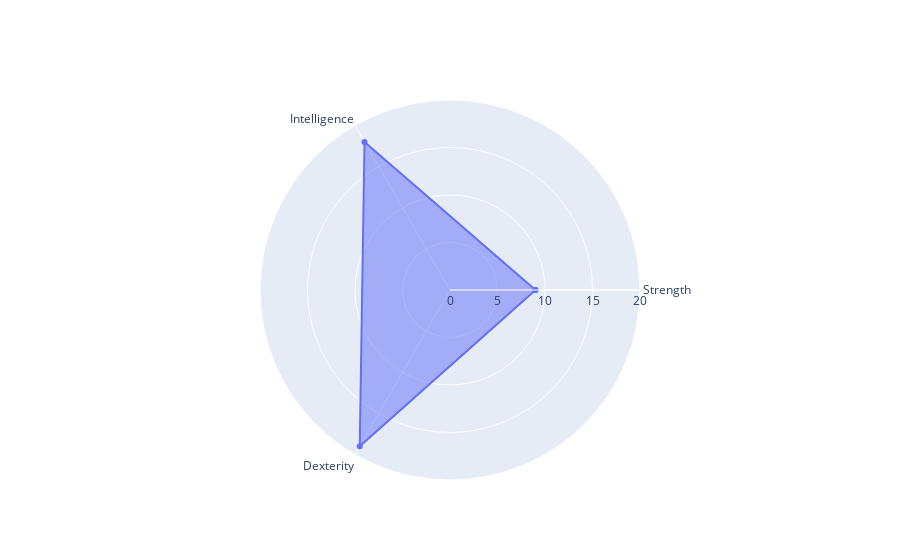

Write notebook code for a chart like this one.
### Code cell
import ipywidgets as widgets
from IPython.display import display, HTML, Javascript
import random
import json
import plotly.graph_objs as go

COLOR_SCHEME = {
    'background': '#2b2b2b',
    'text': '#FFFFFF',
    'primary': '#3498DB',
    'secondary': '#E74C3C',
    'accent': '#2ECC71',
    'hover': '#9b9b9b',
}

styles = f"""
<style>
    #inventory-container {{
        width: 100%;
        max-width: 600px;
        margin: 0 auto;
    }}
    .inventory-grid {{
        display: grid;
        grid-template-columns: repeat(5, 1fr);
        gap: 10px;
        padding: 20px;
        background-color: {COLOR_SCHEME['background']};
    }}
    .item {{
        width: 60px;
        height: 60px;
        background-color: {COLOR_SCHEME['primary']};
        border: 2px solid {COLOR_SCHEME['accent']};
        display: flex;
        justify-content: center;
        align-items: center;
        font-weight: bold;
        color: {COLOR_SCHEME['text']};
        cursor: move;
        position: relative;
    }}
    .item:hover {{
        background-color: {COLOR_SCHEME['hover']};
    }}
    .tooltip {{
        visibility: hidden;
        width: 120px;
        background-color: {COLOR_SCHEME['secondary']};
        color: {COLOR_SCHEME['text']};
        text-align: center;
        border-radius: 6px;
        padding: 5px;
        position: absolute;
        z-index: 1;
        bottom: 125%;
        left: 50%;
        margin-left: -60px;
        opacity: 0;
        transition: opacity 0.3s;
    }}
    .item:hover .tooltip {{
        visibility: visible;
        opacity: 1;
    }}
    .control-panel {{
        margin-top: 20px;
        display: flex;
        justify-content: space-around;
    }}
    .character-stats {{
        display: flex;
        align-items: center;
        margin-top: 20px;
        background-color: {COLOR_SCHEME['background']};
        padding: 20px;
        border-radius: 8px;
        color: {COLOR_SCHEME['text']};
    }}
    .character-image {{
        width: 100px;
        height: 100px;
        background-color: {COLOR_SCHEME['primary']};
        border-radius: 50%;
        margin-right: 20px;
        display: flex;
        justify-content: center;
        align-items: center;
        font-size: 24px;
        font-weight: bold;
    }}
    .character-details {{
        flex: 1;
    }}
</style>
"""

class Item:
    def __init__(self, name, description):
        self.name = name
        self.description = description

class RPGInventory:
    def __init__(self):
        self.items = [
            Item("Sword", "A sharp blade"),
            Item("Shield", "Sturdy protection"),
            Item("Potion", "Heals 50 HP"),
            Item("Gem", "Valuable treasure"),
            Item("Coin", "Currency")
        ]
        self.max_items = 10

    def add_item(self, item):
        if len(self.items) < self.max_items:
            self.items.append(item)
            return True
        return False

    def remove_item(self, index):
        if 0 <= index < len(self.items):
            del self.items[index]
            return True
        return False

    def create_item_html(self, item, index):
        return f"""
        <div class="item" draggable="true" ondragstart="drag(event)" id="item-{index}">
            {item.name}
            <span class="tooltip">{item.description}</span>
        </div>
        """

    def create_inventory_grid(self):
        grid = '<div class="inventory-grid">'
        for i, item in enumerate(self.items):
            grid += self.create_item_html(item, i)
        for _ in range(len(self.items), self.max_items):
            grid += '<div class="item" ondrop="drop(event)" ondragover="allowDrop(event)"></div>'
        grid += '</div>'
        return grid

    def display_inventory(self):
        inventory_html = f"""
        {styles}
        <div id="inventory-container">
            {self.create_inventory_grid()}
        </div>
        """
        display(HTML(inventory_html))
        
        add_button = widgets.Button(description="Add Random Item")
        remove_button = widgets.Button(description="Remove Last Item")
        
        add_button.on_click(self.add_random_item)
        remove_button.on_click(self.remove_last_item)
        
        display(widgets.HBox([add_button, remove_button]))

    def add_random_item(self, _):
        new_item = Item(f"Item {len(self.items) + 1}", f"Description for Item {len(self.items) + 1}")
        if self.add_item(new_item):
            self.update_inventory()

    def remove_last_item(self, _):
        if self.remove_item(len(self.items) - 1):
            self.update_inventory()

    def update_inventory(self):
        inventory_data = json.dumps([{'name': item.name, 'description': item.description} for item in self.items])
        js_code = f"""
        console.log("Updating inventory...");
        console.log("Inventory data:", {inventory_data});
        updateInventory({inventory_data});
        """
        display(Javascript(js_code))

# New Character System
class Character:
    def __init__(self, name, char_class, level=1):
        self.name = name
        self.char_class = char_class
        self.level = level
        self.strength = random.randint(1, 20)
        self.intelligence = random.randint(1, 20)
        self.dexterity = random.randint(1, 20)

    def to_dict(self):
        return {
            'name': self.name,
            'class': self.char_class,
            'level': self.level,
            'strength': self.strength,
            'intelligence': self.intelligence,
            'dexterity': self.dexterity
        }

class CharacterCreator:
    def __init__(self):
        self.name_input = widgets.Text(description='Name:')
        self.class_dropdown = widgets.Dropdown(
            options=['Warrior', 'Mage', 'Rogue'],
            description='Class:'
        )
        self.create_button = widgets.Button(description='Create Character')
        self.create_button.on_click(self.create_character)
        self.output = widgets.Output()

    def display(self):
        display(self.name_input, self.class_dropdown, self.create_button, self.output)

    def create_character(self, _):
        with self.output:
            self.output.clear_output()
            name = self.name_input.value
            char_class = self.class_dropdown.value
            character = Character(name, char_class)
            print(f"Character created: {character.name} the {character.char_class}")
            self.display_character_stats(character)

    def display_character_stats(self, character):
        stats = ['Strength', 'Intelligence', 'Dexterity']
        values = [character.strength, character.intelligence, character.dexterity]

        fig = go.Figure(data=go.Scatterpolar(
            r=values + values[:1],
            theta=stats + stats[:1],
            fill='toself'
        ))

        fig.update_layout(
            polar=dict(
                radialaxis=dict(visible=True, range=[0, 20])
            ),
            showlegend=False
        )

        character_html = f"""
        {styles}
        <div class="character-stats">
            <div class="character-image">?</div>
            <div class="character-details">
                <h3>{character.name} the {character.char_class}</h3>
                <div id="plotly-figure"></div>
            </div>
        </div>
        """

        display(HTML(character_html))
        fig.show()

# Create the game instance
game = RPGInventory()

# Display the inventory
game.display_inventory()

# Set up JavaScript functions
js_code = """
console.log("Setting up JS functions...");
function allowDrop(ev) {
    ev.preventDefault();
}

function drag(ev) {
    console.log("Drag started", ev.target.id);
    ev.dataTransfer.setData("text", ev.target.id);
}

function drop(ev) {
    ev.preventDefault();
    var data = ev.dataTransfer.getData("text");
    console.log("Drop event", data);
    if (ev.target.classList.contains('item') && !ev.target.firstChild) {
        ev.target.appendChild(document.getElementById(data));
    }
}

function updateInventory(inventoryData) {
    console.log("Updating inventory in JS", inventoryData);
    var grid = document.querySelector('.inventory-grid');
    grid.innerHTML = '';
    inventoryData.forEach((item, index) => {
        var itemDiv = document.createElement('div');
        itemDiv.className = 'item';
        itemDiv.draggable = true;
        itemDiv.ondragstart = drag;
        itemDiv.ondrop = drop;
        itemDiv.ondragover = allowDrop;
        itemDiv.id = 'item-' + index;
        itemDiv.innerHTML = item.name + '<span class="tooltip">' + item.description + '</span>';
        grid.appendChild(itemDiv);
    });
    for (let i = inventoryData.length; i < 10; i++) {
        var emptyDiv = document.createElement('div');
        emptyDiv.className = 'item';
        emptyDiv.ondrop = drop;
        emptyDiv.ondragover = allowDrop;
        grid.appendChild(emptyDiv);
    }
}

// Attach event listeners to all items
document.querySelectorAll('.item').forEach(item => {
    item.ondragstart = drag;
    item.ondrop = drop;
    item.ondragover = allowDrop;
});

// Make sure updateInventory is available globally
window.updateInventory = updateInventory;
"""

display(Javascript(js_code))

# Initial inventory update to ensure everything is set up
game.update_inventory()

print("Items in inventory:", [item.name for item in game.items])

# Create and display the character creator
creator = CharacterCreator()
creator.display()

### Figure 1 — Plotly figure (JSON) as saved in the notebook; plotly's stock layout.template omitted (floating-point values rounded to 4 significant figures)
{"data": [{"fill": "toself", "r": [9, 18, 19, 9], "theta": ["Strength", "Intelligence", "Dexterity", "Strength"], "type": "scatterpolar"}], "layout": {"polar": {"radialaxis": {"range": [0, 20], "visible": true}}, "showlegend": false}}
